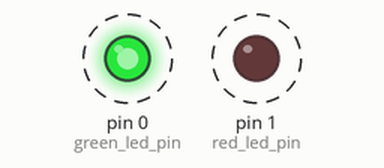
Bench run of a sketch on a simulated Arduino Uno, built with avr-gcc and run on an emulated ATmega328P. On the bench: output pins drawn as LEDs (lit = HIGH). Dashed ring = blinking.

Above: at 0.12 s.
Timing chart, 0 to 3.0 s (numbered marks = the images above):
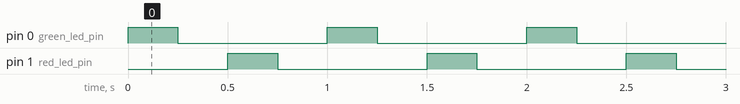

Measured:
- by itself, pin 0 (green_led_pin), pin 1 (red_led_pin): alternates HIGH for 0.25 s and LOW for 0.75 s
- by itself, everything shown: repeats every 1.0 s, in 4 steps

The sketch:

blinky_solution.ino
```cpp
//
// Hello world!
// This program will make the green and red LEDs alternate blinking once per second,
// repeating forever.
//

// These are the pins for the green and red LEDs.
int green_led_pin = 0;
int red_led_pin = 1;

// Setup all of our pins to be outputs.
// Everything inside the curly braces ({ ... }) of the setup function runs ONCE.
void setup() {
  pinMode(green_led_pin, OUTPUT);
  pinMode(red_led_pin, OUTPUT);
}

// Everything inside the curly braces ({ ... }) of the loop function runs FOREVER.
void loop() {

  // Here is our code to make the lights blink.
  // First we need to set the green LED to HIGH (on)
  digitalWrite(green_led_pin, HIGH);

  // Then we wait for 250 milliseconds (1/4 second)
  delay(250);

  // After the 250 milliseconds have elapsed, we turn the green LED off..
  digitalWrite(green_led_pin, LOW);

  // … then we wait for another 250 milliseconds
   delay(250);

  // Now, we repeat the process for the red LED
  // Turn the red LED on and wait 250 milliseconds
  digitalWrite(red_led_pin, HIGH);
  delay(250);

  // Then switch it off and wait another 250 milliseconds
  digitalWrite(red_led_pin, LOW);
  delay(250);
}
```
